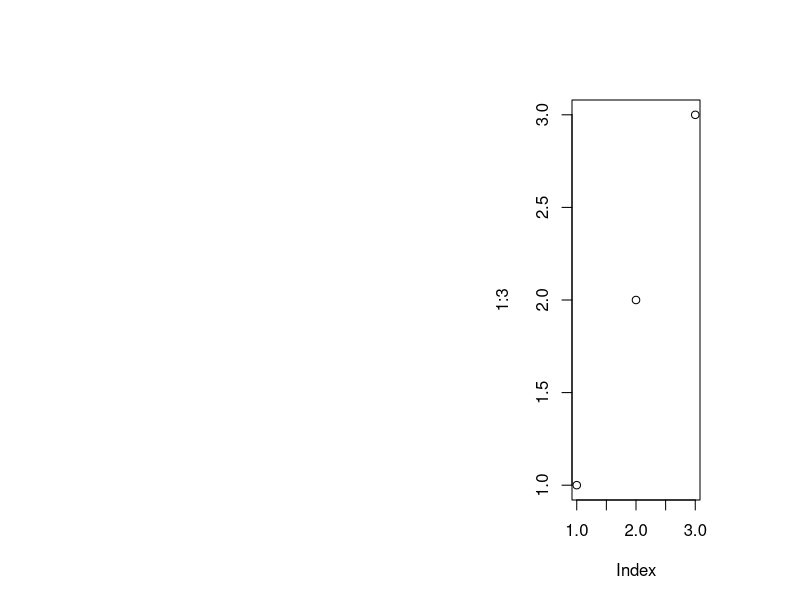

R code for this plot:
fin <- par('fin')
width <- fin[1]*0.405 # EXPERIMENT: adjust this
width <- fin[1]*0.41 # EXPERIMENT: adjust this
#width <- fin[1]*0.45 # EXPERIMENT: adjust this

m <- 1 # 1 inch margin
left <- m + (fin[1] - width)
right <- m
par(mai=c(m, left, m, right))
#image(volcano)
plot(1:3)
message("par('fin')=c(", paste(round(par('fin'),1), collapse=','),")")
message("par('mai')=c(", paste(round(par('mai'),1), collapse=','),")")
message("par('fin')[1]-left-right=", round(par('fin')[1]-left-right, 1))

message("Even if last-printed number is < about 3.3, figure-margin error ensues")
message("But why do we need 3.3 inches for this?")
